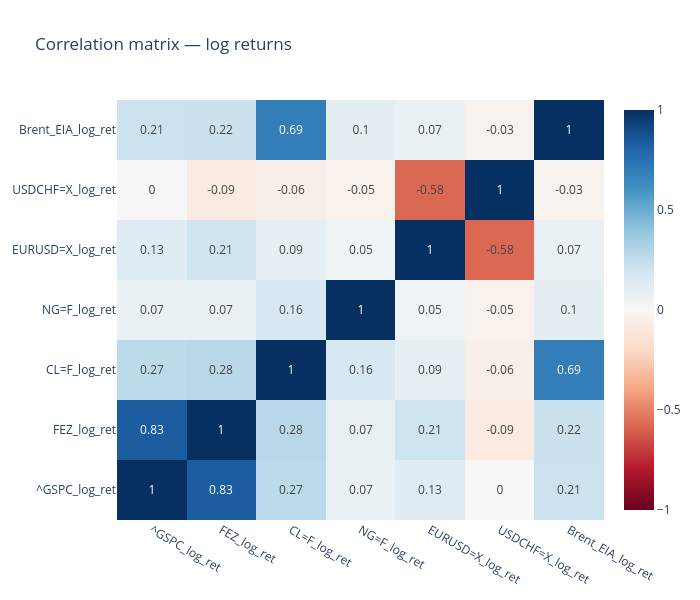

This figure's notebook cell:
### Markdown cell above
## 5. Correlation matrix

I compute the pairwise correlation matrix of daily log returns across all assets.
This provides a static view of co-movement and helps sanity-check the dataset against
known relationships (e.g. positive correlation between S&P 500 and Euro Stoxx 50).

### Code cell
log_ret_cols = [c for c in df.columns if c.endswith("_log_ret")]
corr_matrix = df[log_ret_cols].corr()

fig = go.Figure(data=go.Heatmap(
    z=corr_matrix.values,
    x=corr_matrix.columns,
    y=corr_matrix.columns,
    colorscale="RdBu",
    zmid=0,
    text=corr_matrix.round(2).values,
    texttemplate="%{text}"
))

fig.update_layout(title="Correlation matrix — log returns", height=600, width=700)
fig.show()

### Figure 1 — Plotly figure (JSON) as saved in the notebook; plotly's stock layout.template omitted (floating-point values rounded to 4 significant figures)
{"data": [{"colorscale": [[0, "rgb(103,0,31)"], [0.1, "rgb(178,24,43)"], [0.2, "rgb(214,96,77)"], [0.3, "rgb(244,165,130)"], [0.4, "rgb(253,219,199)"], [0.5, "rgb(247,247,247)"], [0.6, "rgb(209,229,240)"], [0.7, "rgb(146,197,222)"], [0.8, "rgb(67,147,195)"], [0.9, "rgb(33,102,172)"], [1, "rgb(5,48,97)"]], "text": [[1.0, 0.83, 0.27, 0.07, 0.13, -0.0, 0.21], [0.83, 1.0, 0.28, 0.07, 0.21, -0.09, 0.22], [0.27, 0.28, 1.0, 0.16, 0.09, -0.06, 0.69], [0.07, 0.07, 0.16, 1.0, 0.05, -0.05, 0.1], [0.13, 0.21, 0.09, 0.05, 1.0, -0.58, 0.07], [-0.0, -0.09, -0.06, -0.05, -0.58, 1.0, -0.03], [0.21, 0.22, 0.69, 0.1, 0.07, -0.03, 1.0]], "texttemplate": "%{text}", "type": "heatmap", "x": ["^GSPC_log_ret", "FEZ_log_ret", "CL=F_log_ret", "NG=F_log_ret", "EURUSD=X_log_ret", "USDCHF=X_log_ret", "Brent_EIA_log_ret"], "y": ["^GSPC_log_ret", "FEZ_log_ret", "CL=F_log_ret", "NG=F_log_ret", "EURUSD=X_log_ret", "USDCHF=X_log_ret", "Brent_EIA_log_ret"], "z": [[1.0, 0.8333, 0.2653, 0.07034, 0.1275, -0.001614, 0.2148], [0.8333, 1.0, 0.2796, 0.07409, 0.2083, -0.08934, 0.2199], [0.2653, 0.2796, 1.0, 0.1616, 0.09388, -0.05908, 0.6944], [0.07034, 0.07409, 0.1616, 1.0, 0.04653, -0.04523, 0.1025], [0.1275, 0.2083, 0.09388, 0.04653, 1.0, -0.5766, 0.07123], [-0.001614, -0.08934, -0.05908, -0.04523, -0.5766, 1.0, -0.03448], [0.2148, 0.2199, 0.6944, 0.1025, 0.07123, -0.03448, 1.0]], "zmid": 0}], "layout": {"height": 600, "title": {"text": "Correlation matrix — log returns"}, "width": 700}}
